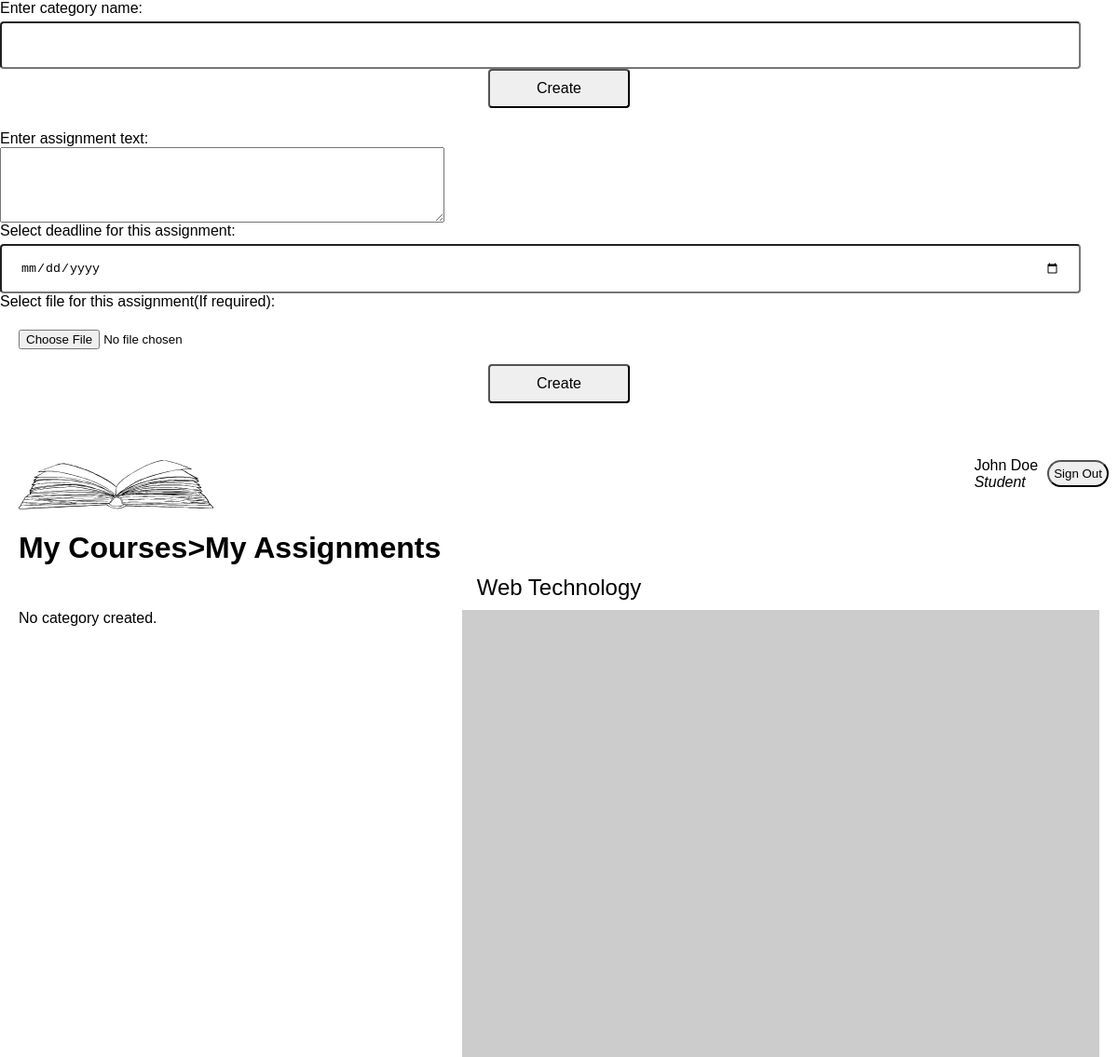
/pages/assignment.php?course_code=CACS205 (signed in), run on an earlier commit of the app's database.
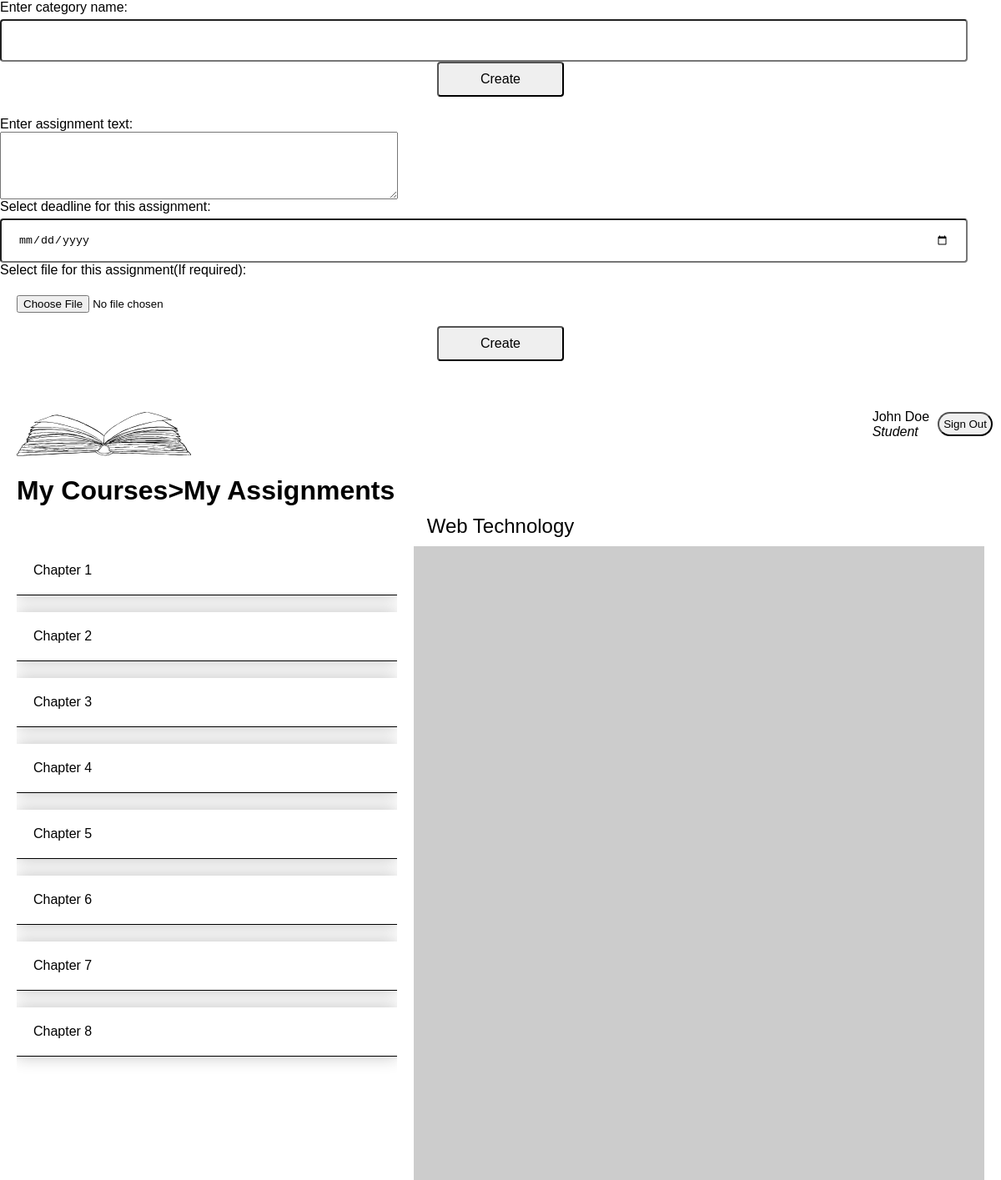
And on a later commit of the database.
### tables this page shows
CREATE TABLE `students` (
  `student_id` int(11) NOT NULL,
  `fname` varchar(20) DEFAULT NULL,
  `lname` varchar(20) DEFAULT NULL,
  `phone` bigint(20) DEFAULT NULL,
  `email` varchar(40) DEFAULT NULL,
  `username` varchar(8) DEFAULT NULL,
  `password` char(255) DEFAULT NULL,
  `dob` date DEFAULT NULL,
  `age` smallint(6) GENERATED ALWAYS AS (timestampdiff(YEAR,`dob`,curdate())) VIRTUAL,
  `batch_year` year(4) DEFAULT NULL
);

CREATE TABLE `courses` (
  `course_code` varchar(10) NOT NULL,
  `course_title` varchar(50) DEFAULT NULL,
  `credit_hours` smallint(6) DEFAULT NULL,
  `lecture_hours` smallint(6) DEFAULT NULL,
  `tutorial_hours` smallint(6) DEFAULT NULL,
  `lab_hours` smallint(6) DEFAULT NULL,
  `elective_subject` tinyint(1) NOT NULL,
  `semester_number` smallint(6) DEFAULT NULL
);

CREATE TABLE `assignment_category` (
  `assignment_category_id` int(11) NOT NULL,
  `category_name` varchar(50) NOT NULL,
  `teacher_courses_id` int(11) DEFAULT NULL
);

### database/value_pull.php (called while the page is built, shortened)
<?php
    include_once 'check_result.php';
    function getDetails($username){
        $connection = connectDatabase();
        if ($_SESSION['title'] == 'teacher'){
            $sql = "SELECT teacher_id, fname, lname FROM teachers WHERE username='$username';";
        }
        else if ($_SESSION['title'] == 'student'){
            $sql = "SELECT student_id, fname, lname, batch_year, semester_number FROM students INNER JOIN batch USING (batch_year) WHERE username='$username';";
        }
        $result = mysqli_query($connection,$sql);
        $userDetails=[];
        while ($row = mysqli_fetch_assoc($result)) {
            array_push($userDetails, $row);
       }
       return $userDetails;
    }
    function getCourse($stdId,$value){
        $connection = connectDatabase();
        if ($_SESSION['title'] == 'teacher'){
            $sql = "SELECT course_code, course_title,semester_number FROM courses INNER JOIN teacher_courses USING (course_code) WHERE teacher_id=$value AND active_status=1;";
        }
        else if ($_SESSION['title'] == 'student'){
            if ($value !== '7' && $value !== '8') {
                $sql = "SELECT course_code, course_title FROM courses INNER JOIN batch USING (semester_number) WHERE semester_number='$value';";
            }
        }
        $result = mysqli_query($connection,$sql);
        $courseNames = [];
        while ($row = mysqli_fetch_assoc($result)) {
            array_push($courseNames, $row);
       }
       return $courseNames;
    }
    function getSubjectTeacher($course_code){
        $connection = connectDatabase();
        $sql = "SELECT teacher_id,fname, lname from teachers INNER JOIN teacher_courses USING (teacher_id) WHERE course_code='$course_code' AND teacher_courses.active_status=1";
        $result = mysqli_query($connection,$sql);
        $teacherIdName = [];
        while ($row = mysqli_fetch_assoc($result)) {
            array_push($teacherIdName, $row);
        }
        return $teacherIdName;
    }
    function getCategory($teacherId,$courseCode){
        $connection = connectDatabase();
        $sql = "SELECT teacher_courses_id,assignment_category_id,category_name from assignment_category INNER JOIN teacher_courses USING (teacher_courses_id) WHERE teacher_id = '$teacherId' AND course_code = '$courseCode' AND active_status='1';";
        $result = mysqli_query($connection,$sql);
        if (checkResult($result,$connection) !== true){
            return false;
        }
        $categoryNames = [];
        while ($row = mysqli_fetch_assoc($result)) {
            array_push($categoryNames, $row);
        }
        return $categoryNames;
    }
?>

### database/check_result.php (called while the page is built, shortened)
<?php
    function checkResult($result,$connection) {
        if($result && mysqli_num_rows($result)>0){
            return true;
        } else {
            return false;
        }
    }
?>

### pages/assignment.php (the view, shortened to what this page needs)
<?php
    include_once '../database/value_pull.php';
    include_once 'popup_modal.php';
    $loggedInUsername = $_SESSION['username'];
    $title = $_SESSION['title'];
    if(isset($_GET['course_code'])) {
        $courseCode = $_GET['course_code'];
    }
    if($title == 'student') {
        $userDetails = getDetails($loggedInUsername);
        foreach($userDetails as $detail){
            $stdId = $detail['student_id'];
            $semesterNumber = $detail['semester_number'];
        }
    }
?>
<!DOCTYPE html>
<html lang="en">
<head>
    <link rel="stylesheet" href="../css/style.css">
</head>
<body>
    <?php include_once 'login_navbar.php'; ?>
    <div class="heading">
        <h1><a href="dashboard.php">My Courses</a>>My Assignments</h1>
    </div>
    <div class="course-title">
        <?php
            if ($title == 'teacher'){
                $courseName = getCourse(null,$_SESSION['teacher_id']);
            } else if ($title == 'student'){
                $courseName = getCourse($stdId,$semesterNumber);
            }
            foreach($courseName as $courseName){
                if ($courseName['course_code'] == $_GET['course_code']){
                    echo $courseName['course_title'];
                    break;
                }
            }
        ?>
    </div>
    <div class="assignment-container">
        <div class="left">
            <div class="left-titles">
                <?php
                    if ($title == 'teacher'){
                        $categoryNames = getCategory($_SESSION['teacher_id'],$courseCode);
                    } elseif ($title == 'student') {
                        $teacherId = getSubjectTeacher($courseCode);
                        foreach ($teacherId as $teacherId) {
                            $teacherId = $teacherId['teacher_id'];
                        }
                        $categoryNames = getCategory($teacherId,$courseCode);
                    }
                    if ($categoryNames == false){
                        echo 'No category created.';
                    }else {
                        foreach ($categoryNames as $name){
                ?>
                <div class="category-name" onclick="loadQuestion(<?php echo $name['assignment_category_id'];?>); keepSelected()">
                    <span><?php echo $name['category_name']; ?></span>
                </div>
                <?php
                        }
                    }
                ?>
            </div>
        </div>
        <div class="right">
        </div>
    </div>
</body>
</html>

### pages/popup_modal.php (shortened to what this page needs)
<?php
    include_once '../database/value_pull.php';
?>
<div id="create-category" class="modal">
    <form action="" method="post" onsubmit="return validateCreateCategoryForm()">
        <div class="input-control">
            <label for="category-name">Enter category name:</label>
            <input type="textbox" id="category-name" name="category_name">
        </div>
        <div class="form-button">
            <input type="submit" value="Create" name="createCategory">
        </div>
    </form>
</div>
<div id="create-assignment" class="modal">
    <form action="" method="post" enctype="multipart/form-data" onsubmit="return validateCreateAssignmentForm()">
        <div class="input-control">
            <label for="assignment-text">Enter assignment text:</label><br>
            <textarea rows="5" cols="57" id="assignment-text" name="assignment_text"></textarea>
        </div>
        <div class="input-control">
            <label for="assignment-deadline">Select deadline for this assignment:</label>
            <input type="date" id="assignment-deadline" name="assignment_deadline">
        </div>
        <div class="input-control">
            <label for="assignment-file">Select file for this assignment(If required):</label>
            <input type="file" name="assignment_file">
        </div>
        <div class="form-button">
            <input type="submit" value="Create" name="createAssignment">
        </div>
    </form>
</div>
<link rel="stylesheet" href="https://cdnjs.cloudflare.com/ajax/libs/jquery-modal/0.9.2/jquery.modal.min.css" />

### pages/login_navbar.php (shortened to what this page needs)
<?php
    include_once '../database/value_pull.php';
    $loggedInUsername = $_SESSION['username'];
    $userDetails = getDetails($loggedInUsername);
    foreach($userDetails as $detail){
        $name = $detail['fname']. ' ' .$detail['lname'];
    }
?>
<div class="nav-header">
    <div class="logo">
        <img src="../images/logo.svg" alt="Assignment Digitalization">
    </div>
    <div class="nav-welcome">
        <p>
            <?php echo $name; ?>
            <br>
            <em><?php echo ucfirst(strtolower($_SESSION['title'])) ?></em>
        </p>
    </div>
    <div class="nav-button">
        <a href="sign_out.php"><button onclick="return confirm('Are you sure you want to sign out?');">Sign Out</button></a>
    </div>
</div>

### css/style.css (style rules this page uses)
body { margin:0%; padding:0%; height: 100%; box-sizing: border-box; font-family: 'Montserrat', sans-serif; }
.logo { margin-top: 2%; }
.logo img { margin-left: 3%; height: 78.6px; width: 234.8px; }
.input-control input { width: calc(100% - 40px); max-width: 100%; border-radius: 4px; margin-top: 5px; padding: 16px 20px; }
.form-button { display: flex; justify-content: center; align-items: center; margin-bottom: 2%; }
.form-button input { padding: 10px 50px; max-width: 100%; font-size:medium; border-radius: 4px; }
.nav-header { display: flex; }
.nav-welcome { margin-left: auto; padding-right: auto; display: flex; align-items: center; justify-content: center; }
.nav-welcome p { font-size: 1rem; padding-right: 10px; }
.nav-button { display: flex; align-items: center; justify-content: center; margin-right: 10px; }
.nav-button button { padding: 5px; border-radius: 15px; cursor: pointer; }
.heading h1 { text-align: left; margin: 10px 20px; }
.heading a { text-decoration: none; color: black; }
.course-title { font-size: 150%; text-align: center; padding-bottom: 10px; }
.assignment-container { display: flex; justify-content: space-between; padding: 0 20px; height: 60vh; column-gap: 20px; }
.assignment-container .left, .assignment-container .right { overflow-x: hidden; overflow-y: auto; display: flex; flex-direction: column; justify-content: space-between; }
.assignment-container .left { flex: 40%; }
.assignment-container .right { background-color: #ccc; flex: 60%; }
.left-titles, .right-titles { display: flex; flex-direction: column; }
.left-titles, .right-titles { gap: 20px; }
.left-titles .category-name { box-shadow: 0 0 20px 0 rgb(0, 0, 0, 0.25); cursor: pointer; border-bottom: 1px solid black; padding:20px; }

What changed in the data, as far as the page shows it:
added assignment_category: category_name "Chapter 1"
added assignment_category: category_name "Chapter 2"
added assignment_category: category_name "Chapter 3"
added assignment_category: category_name "Chapter 4"
added assignment_category: category_name "Chapter 5"
added assignment_category: category_name "Chapter 6"
added assignment_category: category_name "Chapter 7"
added assignment_category: category_name "Chapter 8"
Also different on the page:
text no longer shown: "No category created."
